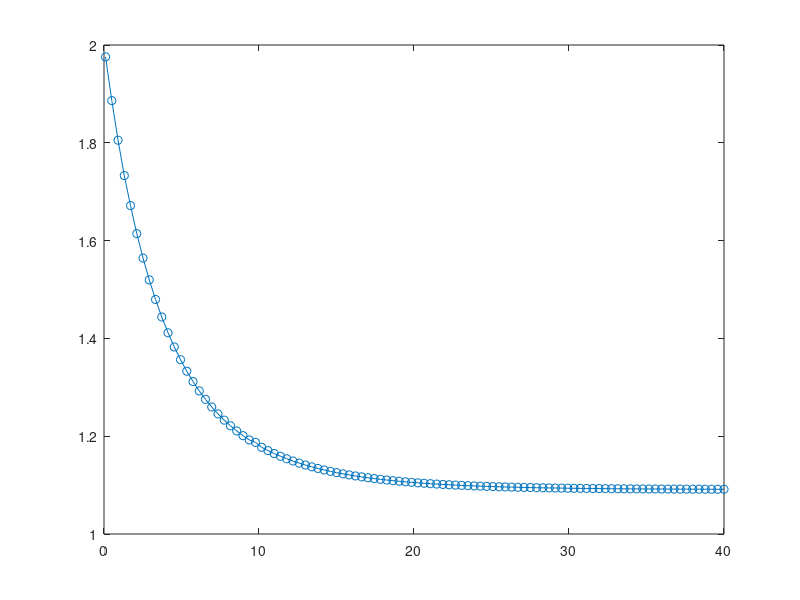

MATLAB code for this plot: (Note: this script raises an error after producing the figure.)
clear

sig_est = zeros(100,11);
sig_est(:,1) = linspace(0.1,40,size(sig_est,1));
load nvars_comb


plot(sig_est(:,1),sig_est(:,11),'-o');

ntrials = 15;
hess = true;
rand_init = true;
for nvars = 20:20
    for i = 16:16%1:size(sig_est,1)
    sig_est = run_trials(ntrials,sig_est,nvars,i,hess,rand_init);
    end
end

for i = 2:11
    hold on
    plot(sig_est(:,1),sig_est(:,i),'-');
    %s = linspace(5,40,20);
    %plot(s,1 + 1/i + (1 + 1/i - 2/i^2)*2^(2/(i+1)) * exp(-2*s/(i+1)),'o');

end

%s11 = sig_est(:,11);
%load nvars_comb
%sig_est(:,11) = s11;
clearvars -except sig_est
save('nvars_comb')

s = linspace(0.1,40,400);
vq = gamma_precomp(s);
plot(s,vq)
%ctol = 1e-7;
%otol = 1e-7;
%[x,fval,exitflag] = min_via_fmin(3, 15,ctol,otol,x);